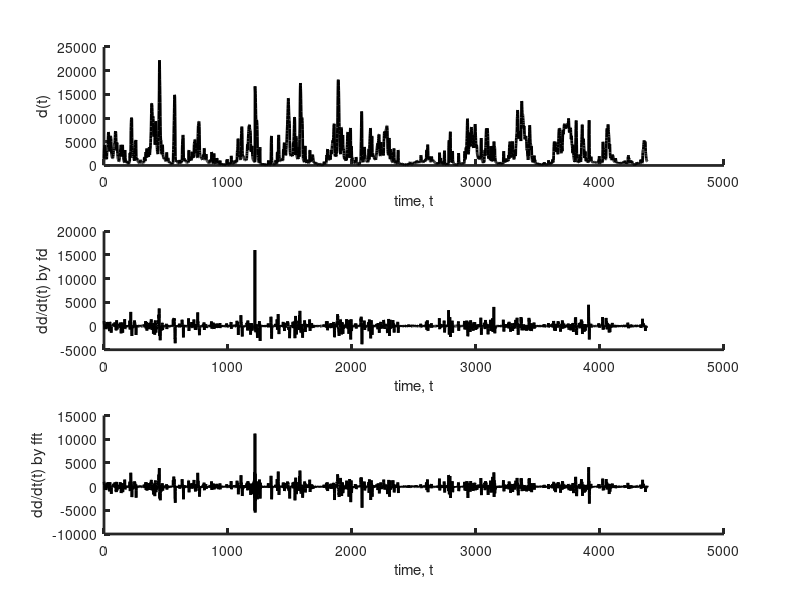

Here is the MATLAB script that generated this plot:
% problem 6.1
% mofified from eda06_10
% derivative using fft example

D = load('neuse.txt');
Dt = D(2,1)-D(1,1);
N = length(D);
N = 2*floor(N/2); % make N even
d = D(1:N,2);

% standard set up
tmax=Dt*(N-1); 
t=Dt*[0:N-1]'; 
fmax=1/(2.0*Dt);
df=fmax/(N/2);
f=df*[0:N/2,-N/2+1:-1]'; 
Nf=N/2+1;
dw=2*pi*df;
w=dw*[0:N/2,-N/2+1:-1]';
Nw=Nf;

% derivative using finite differences
dddt1 = Dt*(d(2:N)-d(1:N-1));

% derivative using fft
dddt2=ifft(i*w.*fft(d));

% plot
figure(1);
clf;
subplot(3,1,1);
set(gca,'LineWidth',2);
hold on;
plot(t,d,'k-','LineWidth',2);
xlabel('time, t');
ylabel('d(t)');
subplot(3,1,2);
set(gca,'LineWidth',2);
hold on;
plot(t(1:N-1),dddt1,'k-','LineWidth',2);
xlabel('time, t');
ylabel('dd/dt(t) by fd');
subplot(3,1,3);
set(gca,'LineWidth',2);
hold on;
plot(t,real(dddt2),'k-','LineWidth',2);
xlabel('time, t');
ylabel('dd/dt(t) by fft');
